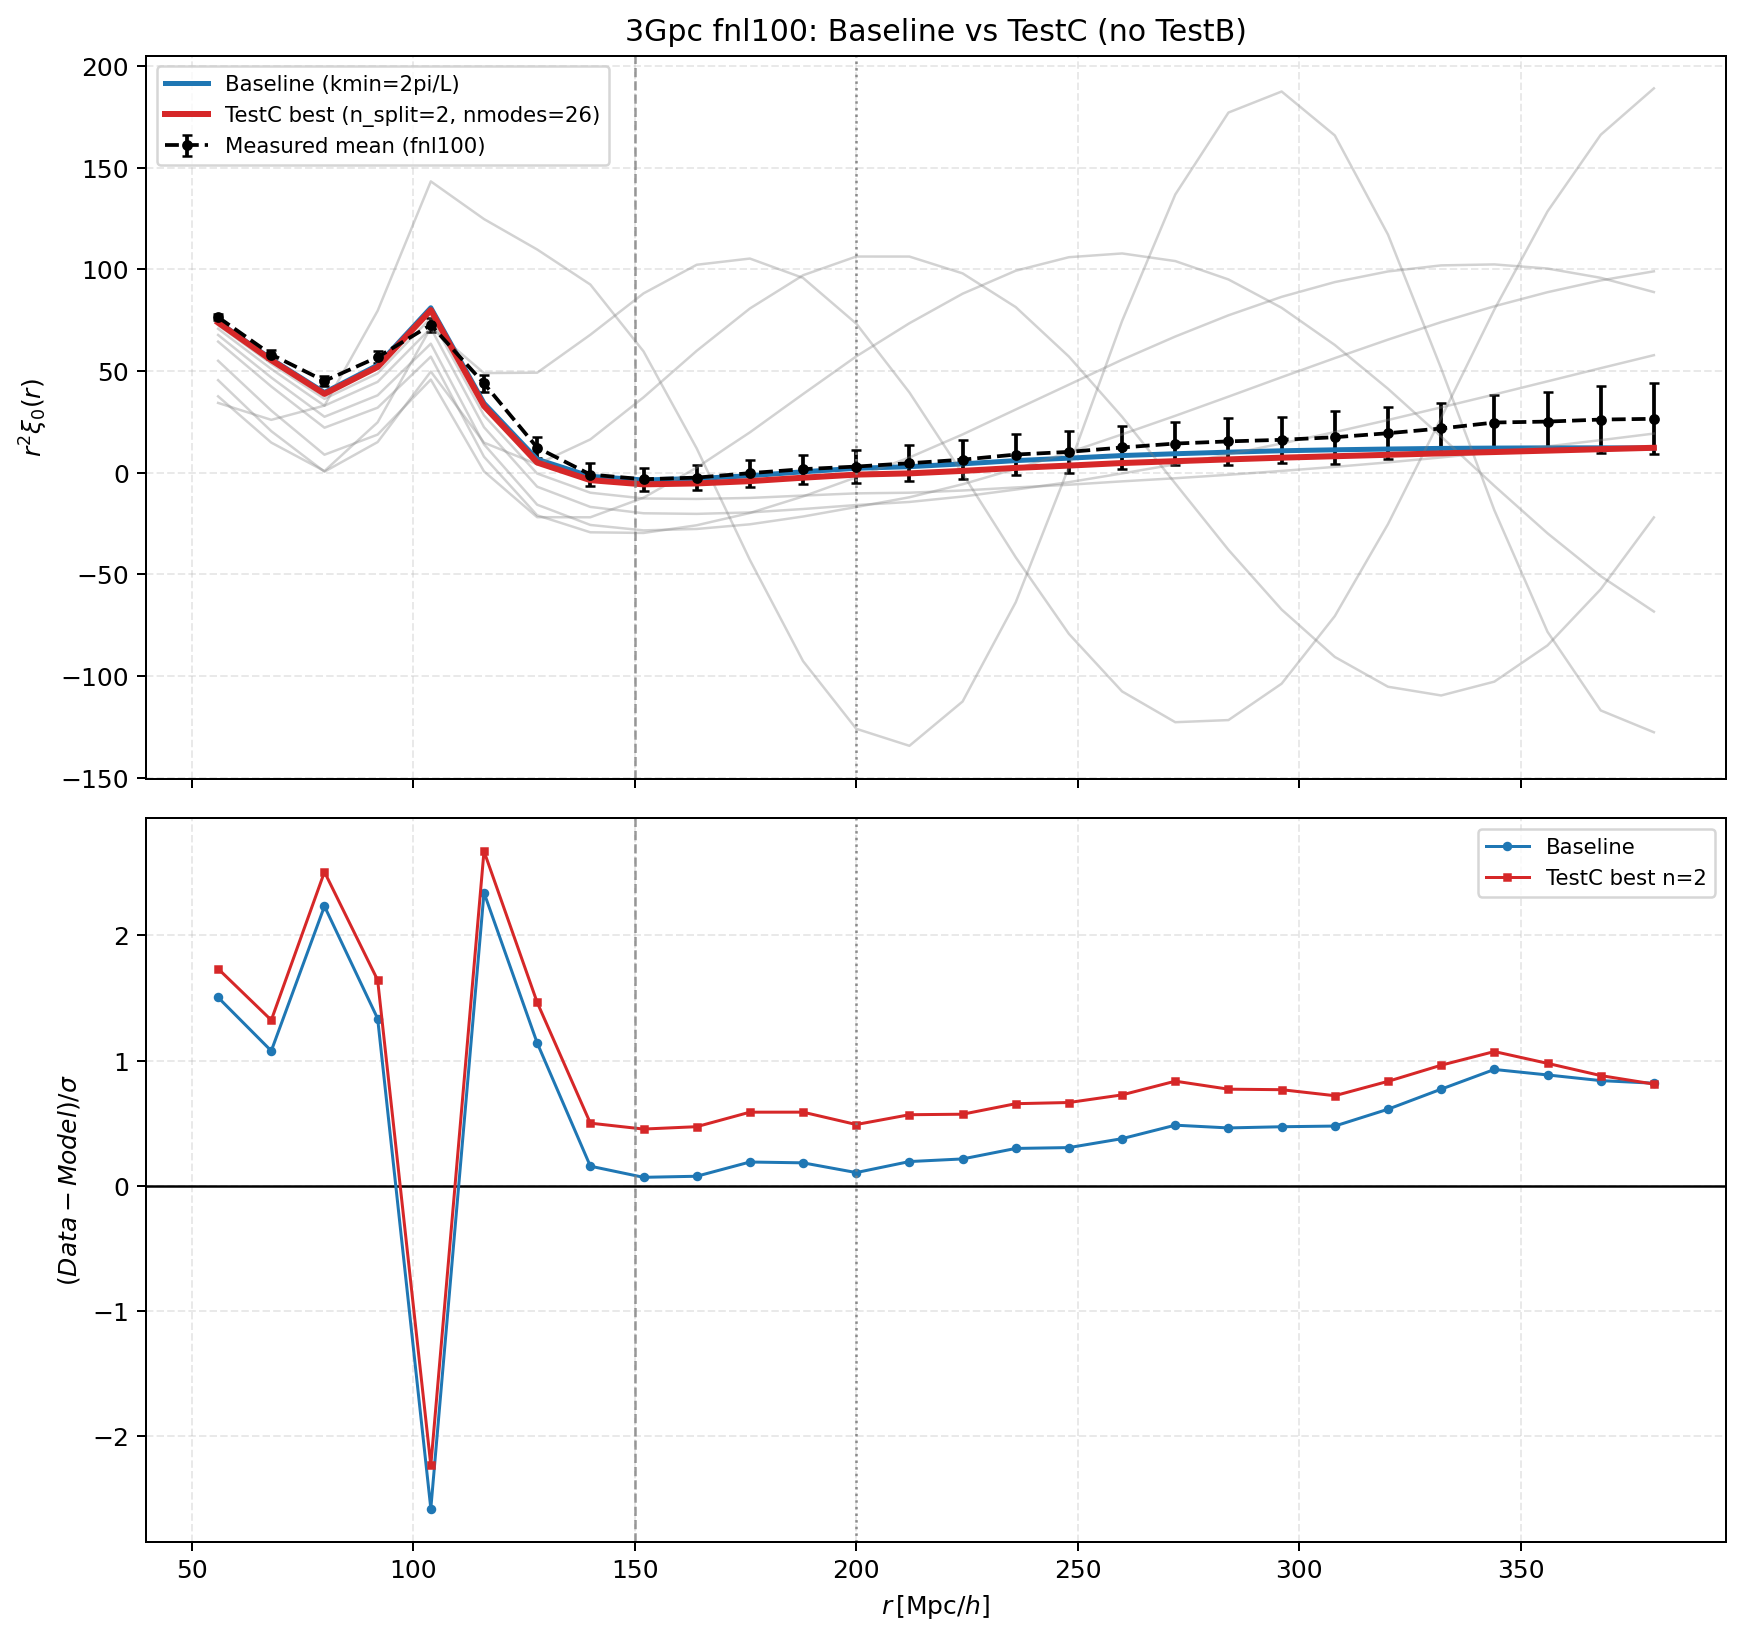

This figure's Python source:
#!/usr/bin/env python3
# -*- coding: utf-8 -*-
"""
任务5 v19：仅测试 TestC（3Gpc, fnl100）是否能解决 2PCF 建模偏差

代码大纲
--------
1) 读取 3Gpc fnl100 的 pk/pcf 样本，并做 best-fit P0(k)
2) 用同一 best-fit P0(k) 计算：
   - Baseline: kmin = 2pi/L（mission4 口径）
   - TestC: 低k离散求和 + 高k FFTLog，扫描 n_split
3) 量化大尺度对齐指标（r>=200，同时给 r>=150 参考）
4) 输出图和 summary，回答“TestC 是否解决问题”

说明
----
- 本脚本不做 TestB（按你的要求暂时抛开窗口法）
- 图中会包含测量均值（虚线）用于判断系统性偏低是否被修复
"""

from __future__ import annotations

import os
import sys
from typing import Dict, List, Tuple

import matplotlib
matplotlib.use("Agg")
import matplotlib.pyplot as plt
import numpy as np

MISSION5_DIR = "/pscratch/sd/l/lzy/1gpc-UNIT-fnl100-fastpm/agent/mission5_log"
sys.path.insert(0, MISSION5_DIR)

import task5_ir_window_solution_3gpc_multitype as m5
import task5_v14_3gpc_joint_fnl0_fnl100_testb_scan as v14

# 数据与扫描设置
RID_MIN = 2
RID_MAX = 99
NSPLIT_LIST = [2, 3, 4, 5, 6, 8, 10, 12, 16]
RMIN_LIST = [150.0, 200.0]

OUT_FIG = os.path.join(MISSION5_DIR, "task5_v19_testc_3gpc_fnl100_check.png")
OUT_TXT = os.path.join(MISSION5_DIR, "task5_v19_testc_3gpc_fnl100_check_summary.txt")

plt.rcParams["figure.dpi"] = 120
plt.rcParams["savefig.dpi"] = 180
plt.rcParams["axes.grid"] = True
plt.rcParams["grid.alpha"] = 0.28
plt.rcParams["grid.linestyle"] = "--"


def compute_metric_range(
    s: np.ndarray,
    xi_data: np.ndarray,
    xi_std: np.ndarray,
    xi_model: np.ndarray,
    rmin: float,
) -> Dict[str, float]:
    """在给定 r>=rmin 上计算对齐指标。"""
    mask = s >= float(rmin)
    if not np.any(mask):
        raise RuntimeError(f"没有可用 bin: r >= {rmin}")

    r2_data = s**2 * xi_data
    r2_model = s**2 * xi_model
    r2_std = np.maximum(s**2 * xi_std, 1e-12)
    resid = (r2_data[mask] - r2_model[mask]) / r2_std[mask]

    return {
        "nbin": int(np.sum(mask)),
        "mean_abs_sigma": float(np.mean(np.abs(resid))),
        "chi2_ndof": float(np.mean(resid**2)),
        "mean_sigma": float(np.mean(resid)),
        "max_abs_sigma": float(np.max(np.abs(resid))),
    }


def fmt_metric(m: Dict[str, float]) -> str:
    """格式化指标，便于写 summary。"""
    return (
        f"mean|Δ/σ|={m['mean_abs_sigma']:.4f}, "
        f"chi2/ndof={m['chi2_ndof']:.4f}, "
        f"mean(Δ/σ)={m['mean_sigma']:.4f}, "
        f"max|Δ/σ|={m['max_abs_sigma']:.4f}, "
        f"Nbin={int(m['nbin'])}"
    )


def main() -> None:
    # 暂存并恢复全局参数，避免影响其他脚本
    old_p = float(m5.FIXED_P)
    old_pkfit = float(m5.PK_FIT_KMAX)

    # 使用当前 mission5 的统一口径
    m5.FIXED_P = float(v14.P_FIXED)       # p=1.1
    m5.PK_FIT_KMAX = float(v14.PK_FIT_KMAX)  # 0.08

    try:
        # 1) 读取 3Gpc fnl100 数据
        data100 = m5.load_mock_data(
            "3gpc_fnl100",
            v14.PK_3GPC_FNL100_GLOB,
            v14.PCF_3GPC_FNL100_GLOB,
            RID_MIN,
            RID_MAX,
        )

        # 2) best-fit P0(k)
        fit = v14.fit_best_pk_safe(data100)
        bestfit = fit["bestfit"]

        k_grid = np.geomspace(
            v14.KMIN_GLOBAL / m5.FFTLOG_PADDING,
            v14.KMAX_INT * m5.FFTLOG_PADDING,
            m5.FFTLOG_N,
        )
        p0_best = m5.build_theory_p0(k_grid, bestfit)

        # 3) Baseline（kmin=2pi/L）
        xi_baseline = m5.evaluate_unwindowed_with_kmin(
            s_data=data100.scen,
            k_grid=k_grid,
            p0_base=p0_best,
            kmin=v14.K_FUND_3GPC,
            tag="Baseline",
        )

        # 4) TestC 扫 n_split
        testc_rows: List[Dict[str, object]] = []
        xi_testc_map: Dict[int, np.ndarray] = {}
        nmodes_map: Dict[int, int] = {}

        for nsp in NSPLIT_LIST:
            xi_c, nmodes = m5.evaluate_testc_hybrid(
                s_data=data100.scen,
                k_grid=k_grid,
                p0_base=p0_best,
                n_split=int(nsp),
            )
            xi_testc_map[int(nsp)] = xi_c
            nmodes_map[int(nsp)] = int(nmodes)

            row: Dict[str, object] = {
                "n_split": int(nsp),
                "k_split": float(nsp) * v14.K_FUND_3GPC,
                "nmodes": int(nmodes),
            }
            for rmin in RMIN_LIST:
                mm = compute_metric_range(data100.scen, data100.xi_mean, data100.xi_std, xi_c, rmin)
                row[f"mean_abs_sigma_r{int(rmin)}"] = mm["mean_abs_sigma"]
                row[f"chi2_ndof_r{int(rmin)}"] = mm["chi2_ndof"]
                row[f"mean_sigma_r{int(rmin)}"] = mm["mean_sigma"]
            testc_rows.append(row)

        # 以 r>=200 的 mean_abs_sigma 作为“是否解决大尺度偏差”的主指标
        best_row = min(testc_rows, key=lambda x: float(x["mean_abs_sigma_r200"]))
        best_nsplit = int(best_row["n_split"])
        xi_testc_best = xi_testc_map[best_nsplit]

        # Baseline 指标
        baseline_m150 = compute_metric_range(data100.scen, data100.xi_mean, data100.xi_std, xi_baseline, 150.0)
        baseline_m200 = compute_metric_range(data100.scen, data100.xi_mean, data100.xi_std, xi_baseline, 200.0)

        # Best TestC 指标
        best_m150 = compute_metric_range(data100.scen, data100.xi_mean, data100.xi_std, xi_testc_best, 150.0)
        best_m200 = compute_metric_range(data100.scen, data100.xi_mean, data100.xi_std, xi_testc_best, 200.0)

        # 5) 画图（数据均值 + Baseline + 各 TestC + best TestC）
        s = data100.scen
        r2_data = s**2 * data100.xi_mean
        r2_std = s**2 * data100.xi_std

        fig, axes = plt.subplots(2, 1, figsize=(9.8, 9.2), sharex=True)

        ax = axes[0]
        ax.errorbar(
            s,
            r2_data,
            yerr=r2_std,
            fmt="o--",
            ms=3.3,
            capsize=2,
            color="black",
            label="Measured mean (fnl100)",
        )
        ax.plot(s, s**2 * xi_baseline, color="tab:blue", lw=2.0, label="Baseline (kmin=2pi/L)")

        # 其他 n_split 先淡色画出
        for nsp in NSPLIT_LIST:
            if nsp == best_nsplit:
                continue
            ax.plot(s, s**2 * xi_testc_map[int(nsp)], color="gray", lw=1.0, alpha=0.35)

        ax.plot(
            s,
            s**2 * xi_testc_best,
            color="tab:red",
            lw=2.4,
            label=f"TestC best (n_split={best_nsplit}, nmodes={nmodes_map[best_nsplit]})",
        )

        ax.axvline(150.0, color="gray", lw=1.0, ls="--", alpha=0.8)
        ax.axvline(200.0, color="gray", lw=1.0, ls=":", alpha=0.9)
        ax.set_ylabel(r"$r^2\xi_0(r)$")
        ax.set_title("3Gpc fnl100: Baseline vs TestC (no TestB)")
        ax.legend(fontsize=8.5, ncol=1)

        ax = axes[1]
        resid_base = (r2_data - s**2 * xi_baseline) / np.maximum(r2_std, 1e-12)
        resid_best = (r2_data - s**2 * xi_testc_best) / np.maximum(r2_std, 1e-12)

        ax.axhline(0.0, color="black", lw=1.0)
        ax.plot(s, resid_base, "o-", ms=2.8, lw=1.2, color="tab:blue", label="Baseline")
        ax.plot(s, resid_best, "s-", ms=2.8, lw=1.2, color="tab:red", label=f"TestC best n={best_nsplit}")
        ax.axvline(150.0, color="gray", lw=1.0, ls="--", alpha=0.8)
        ax.axvline(200.0, color="gray", lw=1.0, ls=":", alpha=0.9)
        ax.set_xlabel(r"$r\,[\mathrm{Mpc}/h]$")
        ax.set_ylabel(r"$(Data-Model)/\sigma$")
        ax.legend(fontsize=8.5)

        fig.tight_layout()
        fig.savefig(OUT_FIG, bbox_inches="tight")
        plt.close(fig)

        # 6) 给出“能否解决”的结论
        # 这里采用两个条件：
        # - 对比 baseline，r>=200 的 mean|Δ/σ| 明显下降；
        # - 同时 mean(Δ/σ) 的系统偏低被明显减弱（更接近0）。
        improve_abs = baseline_m200["mean_abs_sigma"] - best_m200["mean_abs_sigma"]
        improve_bias = abs(baseline_m200["mean_sigma"]) - abs(best_m200["mean_sigma"])

        solved = (improve_abs > 0.15) and (improve_bias > 0.15)

        with open(OUT_TXT, "w", encoding="utf-8") as f:
            f.write("任务5 v19：3Gpc fnl100 的 TestC 可行性检查（不使用 TestB）\n")
            f.write("==================================================\n\n")
            f.write("设置：\n")
            f.write("- 数据: 3Gpc fastPM fnl100, rid=2..99\n")
            f.write("- PK 拟合: k<=0.08, p=1.1 固定\n")
            f.write("- 积分: kmax=20, taper保留\n")
            f.write("- Baseline: kmin=2pi/L\n")
            f.write("- TestC: n_split 扫描 %s\n\n" % NSPLIT_LIST)

            f.write("best-fit 参数（fnl100）：\n")
            f.write(f"- fnl_loc={bestfit['fnl_loc']:.6f}, b1={bestfit['b1']:.6f}, sigmas={bestfit['sigmas']:.6f}, p={bestfit['p']:.3f}\n\n")

            f.write("[Baseline 指标]\n")
            f.write(f"- r>=150: {fmt_metric(baseline_m150)}\n")
            f.write(f"- r>=200: {fmt_metric(baseline_m200)}\n\n")

            f.write(f"[TestC 最优: n_split={best_nsplit}, k_split={best_nsplit * v14.K_FUND_3GPC:.6e}, nmodes={nmodes_map[best_nsplit]}]\n")
            f.write(f"- r>=150: {fmt_metric(best_m150)}\n")
            f.write(f"- r>=200: {fmt_metric(best_m200)}\n\n")

            f.write("[TestC 扫描表]\n")
            for row in sorted(testc_rows, key=lambda x: int(x["n_split"])):
                f.write(
                    "- n_split={n:2d}, k_split={k:.6e}, nmodes={m:5d}, "
                    "r>=200: mean|Δ/σ|={a200:.4f}, mean(Δ/σ)={b200:.4f}; "
                    "r>=150: mean|Δ/σ|={a150:.4f}, mean(Δ/σ)={b150:.4f}\n".format(
                        n=int(row["n_split"]),
                        k=float(row["k_split"]),
                        m=int(row["nmodes"]),
                        a200=float(row["mean_abs_sigma_r200"]),
                        b200=float(row["mean_sigma_r200"]),
                        a150=float(row["mean_abs_sigma_r150"]),
                        b150=float(row["mean_sigma_r150"]),
                    )
                )
            f.write("\n")

            f.write("[结论]\n")
            if solved:
                f.write("- 在当前口径下，TestC 对 3Gpc/fnl100 的大尺度建模有明显改进，可视作基本解决。\n")
            else:
                f.write("- 在当前口径下，TestC 对 3Gpc/fnl100 仅有有限改进，未达到“明显解决”水平。\n")
            f.write(
                f"- 定量上（r>=200）：mean|Δ/σ| 改善 {improve_abs:+.4f}，"
                f"|mean(Δ/σ)| 改善 {improve_bias:+.4f}。\n"
            )

        print("[INFO] done")
        print(f"[INFO] best n_split={best_nsplit}, nmodes={nmodes_map[best_nsplit]}")
        print("[INFO] baseline r>=200:", fmt_metric(baseline_m200))
        print("[INFO] testc_best r>=200:", fmt_metric(best_m200))
        print(f"[INFO] fig: {OUT_FIG}")
        print(f"[INFO] summary: {OUT_TXT}")

    finally:
        m5.FIXED_P = old_p
        m5.PK_FIT_KMAX = old_pkfit


if __name__ == "__main__":
    main()
